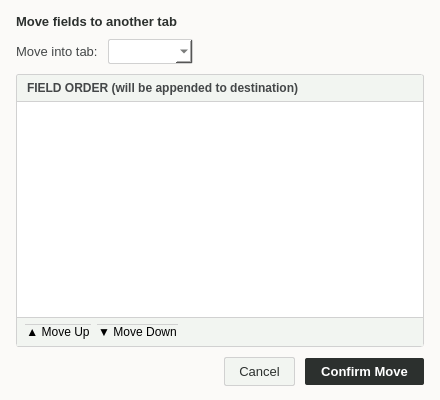
<?xml version="1.0" encoding="UTF-8"?>
<ui version="4.0">
 <class>MoveFieldDialog</class>
 <widget class="QDialog" name="MoveFieldDialog">
  <property name="geometry">
   <rect>
    <x>0</x>
    <y>0</y>
    <width>440</width>
    <height>400</height>
   </rect>
  </property>
  <property name="minimumSize">
   <size>
    <width>400</width>
    <height>340</height>
   </size>
  </property>
  <property name="windowTitle">
   <string>Move Fields to Tab</string>
  </property>
  <property name="styleSheet">
   <string notr="true">QDialog#MoveFieldDialog {
    background-color: #fbfaf8;
    color: #2c302e;
}
QLabel#lbl_header_title {
    color: #2c302e;
    font-family: &quot;Segoe UI&quot;, &quot;Inter&quot;;
    font-size: 10pt;
    font-weight: bold;
}
QLabel#lbl_dest {
    color: #444748;
    font-family: &quot;Segoe UI&quot;, &quot;Inter&quot;;
    font-size: 9.5pt;
}
QComboBox#combo_destination {
    background-color: #ffffff;
    color: #2c302e;
    font-family: &quot;Segoe UI&quot;, &quot;Inter&quot;;
    font-size: 9.5pt;
    border: 1px solid #d1d1d1;
    border-radius: 2px;
    padding: 3px 8px;
}
QFrame#card_list {
    background-color: #ffffff;
    border: 1px solid #d1d1d1;
    border-radius: 3px;
}
QFrame#hdr_list {
    background-color: #f2f5f1;
    border-bottom: 1px solid #d1d1d1;
    border-top-left-radius: 2px;
    border-top-right-radius: 2px;
}
QLabel#lbl_list_title {
    color: #444748;
    font-family: &quot;Segoe UI&quot;, &quot;Inter&quot;;
    font-size: 9pt;
    font-weight: bold;
}
QListWidget#list_fields {
    background-color: #ffffff;
    color: #2c302e;
    font-family: &quot;JetBrains Mono&quot;, monospace;
    font-size: 9.5pt;
    border: none;
    padding: 4px;
}
QPushButton[class="tool-btn"] {
    background-color: #ffffff;
    color: #2c302e;
    font-family: &quot;Segoe UI&quot;, &quot;Inter&quot;;
    font-size: 8.5pt;
    border: 1px solid #d1d1d1;
    border-radius: 2px;
    padding: 3px 8px;
}
QPushButton[class="tool-btn"]:hover {
    background-color: #e9ece5;
}
QPushButton#btn_cancel {
    background-color: #f2f5f1;
    color: #2c302e;
    font-family: &quot;Segoe UI&quot;, &quot;Inter&quot;;
    font-size: 9.5pt;
    border: 1px solid #d1d1d1;
    border-radius: 2px;
    padding: 6px 14px;
}
QPushButton#btn_cancel:hover {
    background-color: #e9ece5;
}
QPushButton#btn_confirm {
    background-color: #2c302e;
    color: #ffffff;
    font-family: &quot;Segoe UI&quot;, &quot;Inter&quot;;
    font-size: 9.5pt;
    font-weight: bold;
    border: none;
    border-radius: 2px;
    padding: 6px 16px;
}
QPushButton#btn_confirm:hover {
    background-color: #181c19;
}</string>
  </property>
  <layout class="QVBoxLayout" name="root_vlayout">
   <property name="spacing">
    <number>10</number>
   </property>
   <property name="leftMargin">
    <number>16</number>
   </property>
   <property name="topMargin">
    <number>14</number>
   </property>
   <property name="rightMargin">
    <number>16</number>
   </property>
   <property name="bottomMargin">
    <number>14</number>
   </property>
   <item>
    <widget class="QLabel" name="lbl_header_title">
     <property name="text">
      <string>Move fields to another tab</string>
     </property>
    </widget>
   </item>
   <item>
    <layout class="QHBoxLayout" name="dest_row">
     <item>
      <widget class="QLabel" name="lbl_dest">
       <property name="text">
        <string>Move into tab:</string>
       </property>
      </widget>
     </item>
     <item>
      <widget class="QComboBox" name="combo_destination">
  <property name="cursor">
   <cursorShape>PointingHandCursor</cursorShape>
  </property>
 </widget>
     </item>
     <item>
      <spacer name="dest_spacer">
       <property name="orientation">
        <enum>Qt::Horizontal</enum>
       </property>
       <property name="sizeHint" stdset="0">
        <size>
         <width>40</width>
         <height>20</height>
        </size>
       </property>
      </spacer>
     </item>
    </layout>
   </item>
   <item>
    <widget class="QFrame" name="card_list">
     <property name="frameShape">
      <enum>QFrame::NoFrame</enum>
     </property>
     <layout class="QVBoxLayout" name="card_list_layout">
      <property name="spacing">
       <number>0</number>
      </property>
      <property name="leftMargin">
       <number>0</number>
      </property>
      <property name="topMargin">
       <number>0</number>
      </property>
      <property name="rightMargin">
       <number>0</number>
      </property>
      <property name="bottomMargin">
       <number>0</number>
      </property>
      <item>
       <widget class="QFrame" name="hdr_list">
        <property name="frameShape">
         <enum>QFrame::NoFrame</enum>
        </property>
        <layout class="QHBoxLayout" name="hdr_list_layout">
         <property name="leftMargin">
          <number>10</number>
         </property>
         <property name="topMargin">
          <number>6</number>
         </property>
         <property name="rightMargin">
          <number>10</number>
         </property>
         <property name="bottomMargin">
          <number>6</number>
         </property>
         <item>
          <widget class="QLabel" name="lbl_list_title">
           <property name="text">
            <string>FIELD ORDER (will be appended to destination)</string>
           </property>
          </widget>
         </item>
        </layout>
       </widget>
      </item>
      <item>
       <widget class="QListWidget" name="list_fields">
  <property name="cursor">
   <cursorShape>PointingHandCursor</cursorShape>
  </property>
 </widget>
      </item>
      <item>
       <widget class="QFrame" name="tool_bar">
        <property name="styleSheet">
         <string notr="true">background-color: #f2f5f1; border-top: 1px solid #d1d1d1;</string>
        </property>
        <layout class="QHBoxLayout" name="tool_bar_layout">
         <property name="leftMargin">
          <number>8</number>
         </property>
         <property name="topMargin">
          <number>4</number>
         </property>
         <property name="rightMargin">
          <number>8</number>
         </property>
         <property name="bottomMargin">
          <number>4</number>
         </property>
         <item>
          <widget class="QPushButton" name="btn_move_up">
           <property name="cursor">
            <cursorShape>PointingHandCursor</cursorShape>
           </property>
           <property name="text">
            <string>▲ Move Up</string>
           </property>
           <property name="class" stdset="0">
            <string>tool-btn</string>
           </property>
          </widget>
         </item>
         <item>
          <widget class="QPushButton" name="btn_move_down">
           <property name="cursor">
            <cursorShape>PointingHandCursor</cursorShape>
           </property>
           <property name="text">
            <string>▼ Move Down</string>
           </property>
           <property name="class" stdset="0">
            <string>tool-btn</string>
           </property>
          </widget>
         </item>
         <item>
          <spacer name="tool_spacer">
           <property name="orientation">
            <enum>Qt::Horizontal</enum>
           </property>
           <property name="sizeHint" stdset="0">
            <size>
             <width>40</width>
             <height>20</height>
            </size>
           </property>
          </spacer>
         </item>
        </layout>
       </widget>
      </item>
     </layout>
    </widget>
   </item>
   <item>
    <layout class="QHBoxLayout" name="btn_bar">
     <item>
      <spacer name="btn_bar_spacer">
       <property name="orientation">
        <enum>Qt::Horizontal</enum>
       </property>
       <property name="sizeHint" stdset="0">
        <size>
         <width>40</width>
         <height>20</height>
        </size>
       </property>
      </spacer>
     </item>
     <item>
      <widget class="QPushButton" name="btn_cancel">
       <property name="cursor">
        <cursorShape>PointingHandCursor</cursorShape>
       </property>
       <property name="text">
        <string>Cancel</string>
       </property>
      </widget>
     </item>
     <item>
      <widget class="QPushButton" name="btn_confirm">
       <property name="cursor">
        <cursorShape>PointingHandCursor</cursorShape>
       </property>
       <property name="text">
        <string>Confirm Move</string>
       </property>
      </widget>
     </item>
    </layout>
   </item>
  </layout>
 </widget>
 <resources/>
 <connections/>
</ui>
